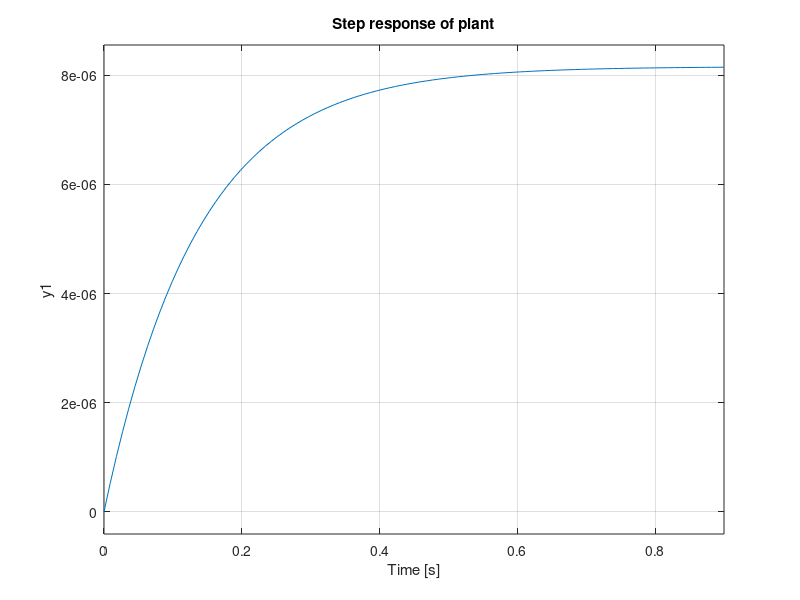
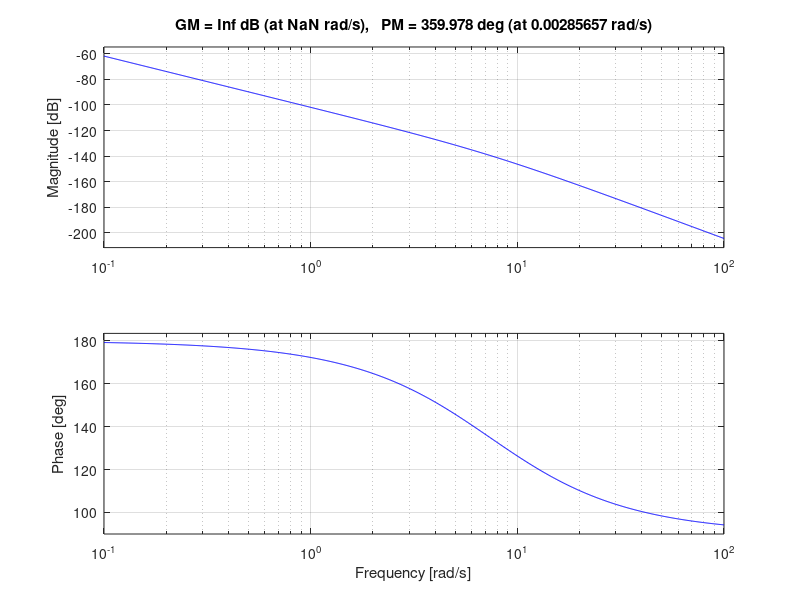

Here is the MATLAB script that generated these plots, in order: (Note: this script raises an error after producing the figures.)
s = tf('s');

G = (0.00000816)/(0.136*s+1);
figure(1)
step(G)
title("Step response of plant")
grid on

G = G*(1/s^2);
%Ustabil da der er to poler i 0 hvilket giver et fasedrej på -180 grader med
%uendelig DC-gain
figure(2)
margin(G)
%title("Step response of plant with double integration")
grid on




%Lead-controller indføres for at fjerne én pol i nul
D = s/(s+1)*exp(-s*1.002);
figure(3)
margin(G*D)
grid on
title("Plant with lead-controller (k = 1)")

k_lead = 100000;
a_lead = 0;
b_lead = 1;

D_lead = k_lead *(s+a_lead)/(s+b_lead);
O = D_lead*G;
figure(4)
margin(O)
grid on


figure(6)
step(O/(1+O*exp(-s*0.0083)))
grid on
title("Step response of close loop")
